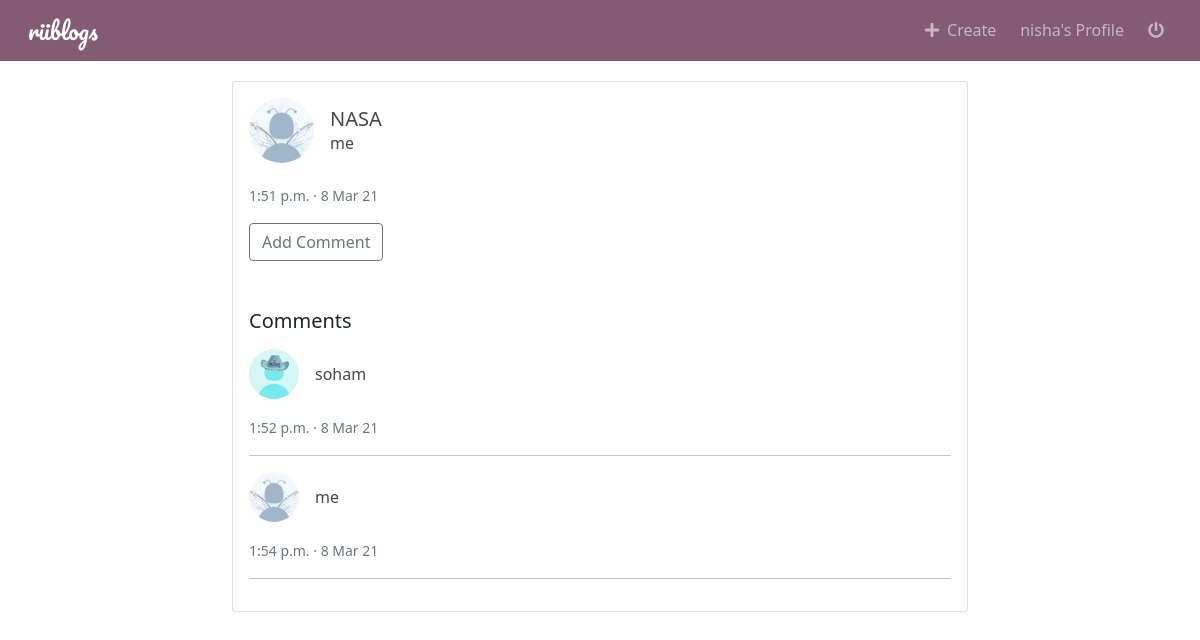
The app's page /post/10/ (signed in) with its own data.
### blog/models.py (models this page shows, shortened)
class Post(models.Model):
    author = models.ForeignKey(User, on_delete=models.CASCADE)
    title = models.CharField(max_length=100)
    content = models.TextField()
    created = models.DateTimeField(default=timezone.now)

class Comment(models.Model):
    post = models.ForeignKey(Post, on_delete=models.CASCADE, related_name='comments')
    author = models.ForeignKey(User, on_delete=models.CASCADE)
    text = models.TextField()
    posted_date = models.DateTimeField(default=timezone.now)

### user/models.py (models this page shows, shortened)
class Profile(models.Model):
    user = models.OneToOneField(User, on_delete=models.CASCADE)
    image = models.ImageField(upload_to='profile_pictures/', default='profile_pictures/default.jpg')

### blog/views.py (the view)
# urls.py: path('post/<int:pk>/', PostDetail.as_view(), name='detail'),
class PostDetail(DetailView):
    model = Post

### blog/templatetags/markdownify.py (called while the page is built)
@register.filter
def markdown(value):
    renderer = HighlightRenderer()
    markdown = mistune.Markdown(renderer=renderer)
    return markdown(value)

### blog/templates/blog/post_detail.html (shortened to what this page needs)
{% extends "blog/base.html" %}
{% load markdownify %}
{% block content %}
    <div class="card p-3 mb-1">
        <div class="d-flex align-items-center">
            <div class="image">
                <img src="{{ post.author.profile.image.url }}" class="rounded-circle border-light" height="65"
                     width="65" alt="author-image">
            </div>
            <div class="ml-3 w-100 ms-3">
                <div class="row">
                    <div class="col-9">
                        <h5 class="mb-0 mt-0">
                            <a href="{% url 'blog:detail' post.id %}" class="post-link">{{ post.title }}</a>
                        </h5>
                        <span><a href="{% url 'blog:user_posts' post.author %}" class="post-link">{{ post.author }}</a></span>
                    </div>
                </div>
            </div>
        </div>
        <div class="mt-1">
            <small class="text-muted">
                {{ post.created|date:'g:i a' }} &#183; {{ post.created|date:'j M y' }}
            </small>
        </div>
        <div class="mt-3">
            <a href="{% url 'blog:add_comment' post.id %}" class="btn btn-outline-secondary">Add Comment</a>
        </div>
        <div>
            <h5 class="mb-3 mt-5">Comments</h5>
            {% for comment in post.comments.all %}
                <div class="d-flex align-items-center">
                    <div class="image">
                        <img src="{{ comment.author.profile.image.url }}" class="rounded-circle border-light"
                             height="50"
                             width="50" alt="author-image">
                    </div>
                    <div class="ml-3 w-100 ms-3">
                        <div class="row">
                            <div class="col-9">
                                <span><a href="{% url 'blog:user_posts' comment.author %}"
                                         class="post-link">{{ comment.author }}</a></span>
                            </div>
                        </div>
                    </div>
                </div>
                <div class="mt-3">
                    <small class="text-muted">
                        {{ comment.posted_date|date:'g:i a' }} &#183; {{ comment.posted_date|date:'j M y' }}
                    </small>
                </div>
                <hr>
            {% empty %}
                <p><em>No comments</em></p>
            {% endfor %}
        </div>
    </div>
{% endblock %}

### blog/templates/blog/base.html (shortened to what this page needs)
<!DOCTYPE html>
{% load static %}
<html lang="en">
<head>
    <link href="https://cdn.jsdelivr.net/npm/bootstrap@5.0.0-beta2/dist/css/bootstrap.min.css" rel="stylesheet"
>
    <link rel="stylesheet" href="https://cdnjs.cloudflare.com/ajax/libs/font-awesome/5.15.2/css/all.min.css"
/>
    <link rel="stylesheet" href="{% static 'blog/main.css' %}">
    <link rel="stylesheet" href="{% static 'blog/zenburn.css' %}">
</head>
<body>
<header>
    <nav class="navbar fixed-top navbar-expand-lg navbar-dark" style="background-color: #835b73;">
        <div class="container-fluid">
            <a class="navbar-brand ms-3 me-5" href="{% url 'blog:home' %}">riiblogs</a>
            <div class="collapse navbar-collapse" id="navbarSupportedContent">
                <ul class="navbar-nav ms-auto mb-2 mb-lg-0">
                    {% if user.is_authenticated %}
                        <li class="nav-item me-2">
                            <a class="nav-link {% block create %}{% endblock %}" href="{% url 'blog:create' %}"><i
                                    class="fas fa-plus me-2"></i>Create</a>
                        </li>
                        <li class="nav-item me-2">
                            <a class="nav-link {% block profile %}{% endblock %}" href="{% url 'profile' %}">
                                {{ user.username }}'s Profile
                            </a>
                        </li>
                        <li class="nav-item me-3">
                            <a class="nav-link" href="{% url 'logout' %}"><i class="fas fa-power-off"></i></a>
                        </li>
                    {% endif %}
                </ul>
            </div>
        </div>
    </nav>
</header>
<main class="container pt-3 mb-5">
    <div class="row">
        <section class="col-lg-8 offset-lg-2" id="main-section">
            {% block content %}{% endblock %}
        </section>
    </div>
</main>
</body>
</html>

### blog/static/blog/main.css (style rules this page uses)
.navbar-brand { font-family: 'Pacifico', cursive; font-size: 23px; }
.post-link { color: rgb(71, 71, 71); text-decoration: none; }
#main-section { margin-bottom: 50px; }
main.container { margin-top: 65px; }

### records on screen
Post: author.profile.image (picture), title "NASA", author "me", created "1:51 p.m.", created "8 Mar 21"
Comment: author.profile.image (picture), author "soham", posted_date "1:52 p.m.", posted_date "8 Mar 21"
Comment: author.profile.image (picture), author "me", posted_date "1:54 p.m.", posted_date "8 Mar 21"

### other values on screen
{{ user.username }} "nisha"
